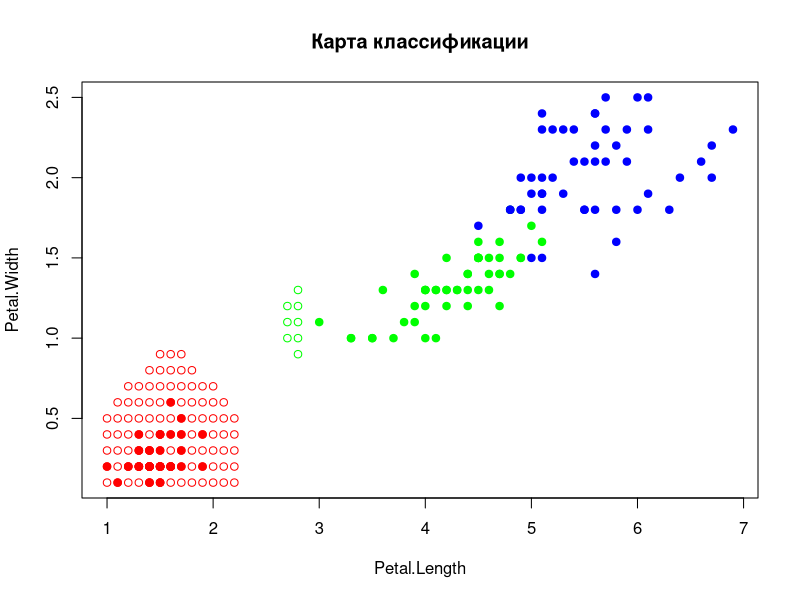

The R source for this figure: (Note: a time limit stopped this script after it produced the figure.)
# euclid distance
dist <- function(a, b) {
  return (sqrt(sum( (a - b) ^ 2)))
}

#src: http://www.machinelearning.ru/wiki/index.php?title=Метод_Парзеновского_окна_(пример)
# Епанечникова
# h=0.35 LOO=0.04
core1 <- function(r) {
  if (abs(r) > 1) {
    return (0)
  }
  return ((3/4) * (1 - r*r))
}
# Квартическое
# h=0.35 LOO=0.04
core2 <- function(r) {
  if (abs(r) > 1) {
    return (0)
  }
  return ((15/16) * (1 - r*r)^2)
}
# Треугольное
# h=0.35 LOO=0.04
core3 <- function(r) {
  if (abs(r) > 1) {
    return (0)
  }
  return (1 - abs(r))
}
# Гауссовское
# h=0.1 LOO=0.04
core4 <- function(r) {
  (2*pi)^0.5 * exp(-0.5 * r*r)
}
# Прямоугольное
# h=0.35 LOO=0.04
core5 <- function(r) {
  if (abs(r) > 1) {
    return (0)
  }
  return (0.5)
}


# ParWin algo
parwin <- function(dat, p, core=core1, h = c(0.35), ...) {
  ld <- length(dat[[1]])
  lh <- length(h)
  # calculate distances to each node in data
  dists <- vector("list", )
  for (i in seq(ld)) {
    dists[[i]] <- dist(dat[i,][1:2], p)
  }
  
  # add distance to initial data
  dat <- data.frame(dat, "Distance" = unlist(dists))
  # sort data by distance
  dat <- dat[order(dat$Distance),]
  
  res <- array(0, lh)
  for (i in seq(lh)) {
    vh <- h[i]
    # how much p is close to each class
    freq <- as.list(rep(0, length(levels(dat$Species))))
    names(freq) = levels(dat$Species)
    
    for (j in seq(ld)) {
      vd <- dat[j,]
      
      freq[[vd$Species]] <- freq[[vd$Species]] + core(vd$Distance / vh)
    }
    
    freq <- unlist(freq)
    # if we didn't get into any windows then no class
    if (max(freq) == 0) {
      res[i] <- ""
    }
    else
    {
      res[i] <- names(sort(freq, decreasing = TRUE))[1]
    }
  }
  
  return (res)
}

# Perform LOOCV on 'algo' with 'dat' 
loocv1 <- function(dat, algo, n, ...) {
  l <- length(dat[[1]])
  correct <- rep(0, n)
  
  for (i in seq(l)) {
    trainData <- dat[-i, ]
    control <- dat[i, ]
    
    res <- algo(trainData, control[1:2], ...)
    correct <- correct + (res != control$Species)
  }
  
  return (correct/l)
}

# plot LOO()
looFromH <- function(dat, algo, h, title, core) {
  res <- loocv1(dat, algo, length(h), h=h, core=core)
  lfromh <- data.frame("h"=h, "LOO"=res)
  plot(lfromh, type="l", main=title)
  
  # best h with lowest Q
  m = lfromh[which.min(lfromh$LOO),]
  points(m, pch=21, bg="green")
  
  text(m[["h"]], m[["LOO"]], adj=c(0,-1), sprintf("(%.3f; %.3f)", m[["h"]], m[["LOO"]]))
  
  return (m)
}

# example of usage
demo <- function(algo, title="Unknown plot") {
  # get data and plot it
  dat <- iris[3:5]
  colors <- c("setosa" = "red", "versicolor" = "green", "virginica" = "blue")
  plot(dat[1:2], pch = 21, col = colors[dat$Species], bg = colors[dat$Species], main=title)
  
  # classification map
  for (i in seq(1.0, 7.0, 0.1)) {
    for (j in seq(0.1, 2.5, 0.1)) {
      cl <- algo(dat, c(i, j))
      points(i, j, pch = 21, col = colors[cl])
    }
  }
  
  points(dat[1:2], pch = 21, col = colors[dat$Species], bg = colors[dat$Species], main=title)
}


demo(parwin, "Карта классификации")

#res <- loocv1(iris[3:5], parwin, 2, h=c(0.5, 1))
#print(res)

#res <- looFromH(iris[3:5], parwin, seq(0.1, 4, 0.05), "Ядро Прямоугольное", core5)
#print(res)
